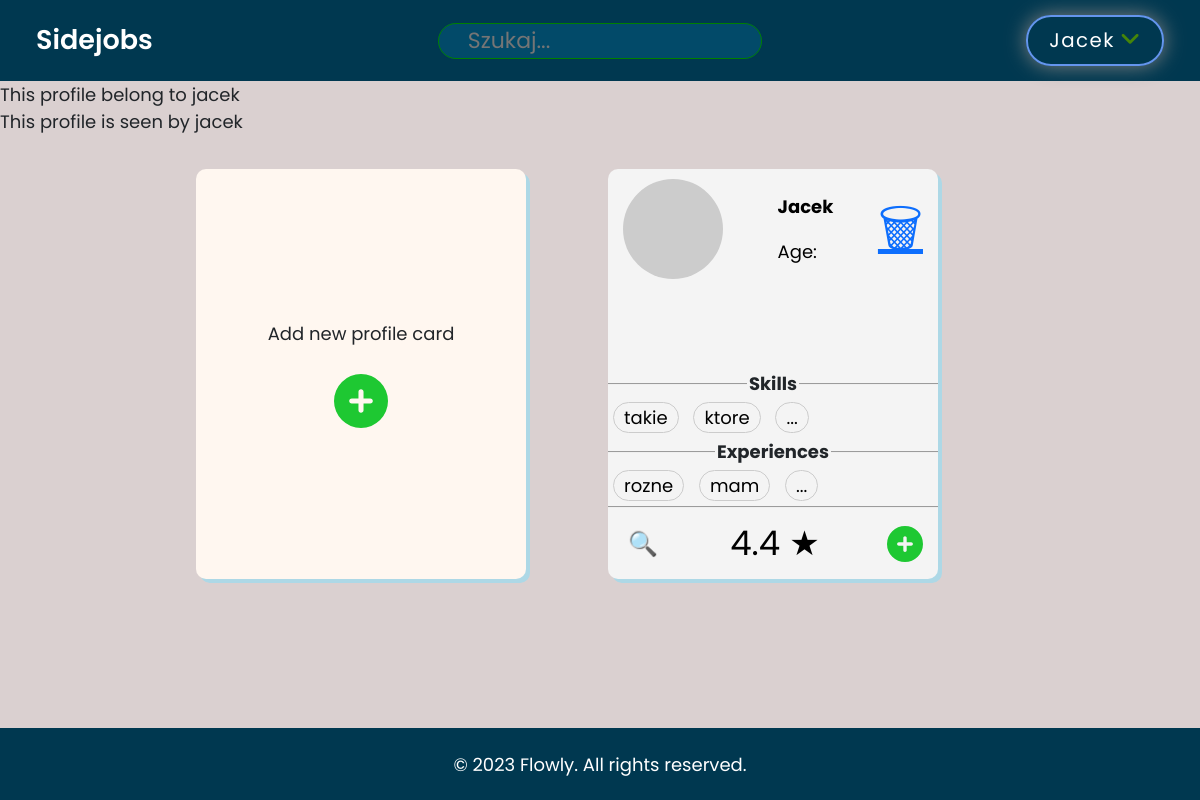
The app's page /profile/2 (signed in) with its own data.
### accounts/models.py (models this page shows, shortened)
class Card(models.Model):
    user = models.ForeignKey(User, on_delete=models.CASCADE)
    subscribers = models.ManyToManyField(User, related_name='subscribed_cards', blank=True)
    WORK_TYPE_CHOICES = (
        ('Godzinowa', 'Godzinowa'),
        ('Zlecenie', 'Zlecenie'),
    )
    CARD_TYPE_CHOICES = (
        ('looking_for_job', 'Szukam pracy'),
        ('looking_for_worker', 'Szukam pracownika'),
    )
    card_type = models.CharField(max_length=20, choices=CARD_TYPE_CHOICES)
    work_type = models.CharField(max_length=20, choices=WORK_TYPE_CHOICES)
    needed_workers = models.PositiveIntegerField(null=True, blank=True)
    CURRENCY_CHOICES = (
        ('PLN', 'PLN'),
        ('USD', 'USD'),
        ('EUR', 'EUR'),
    )
    job_name = models.CharField(max_length=100, blank=True, null=True, help_text="Tylko jeśli szukasz pracowników")
    rate = models.DecimalField(max_digits=10, decimal_places=2)
    currency = models.CharField(max_length=3, choices=CURRENCY_CHOICES)
    skills = models.TextField(help_text="Umiejętności (oddzielone przecinkami)")
    experiences = models.TextField(help_text="Doświadczenie (oddzielone przecinkami)")
    description = models.TextField(max_length=5000)
    created_at = models.DateTimeField(auto_now_add=True)

### accounts/views.py (the view)
# urls.py: path('profile/<str:pk>', views.profilePage, name='profile'),
@login_required(login_url='login')
def profilePage(request, pk):
    try:
        user = User.objects.get(id=pk)
    except User.DoesNotExist:
        return redirect('home')
    is_superuser = user.is_superuser
    user_cards = Card.objects.filter(user_id=pk)
    for card in user_cards:
        card.experiences_list = card.experiences.split(',')
        card.skills_list = card.skills.split(',')
    context= {'user': user, 'is_superuser': is_superuser, 'user_cards': user_cards}
    return render(request, 'accounts/profile.html', context)

### accounts/templates/accounts/profile.html (shortened to what this page needs)
{% extends 'accounts/main.html' %}
{% load static %}
{% block header %}
{% include 'accounts/header.html' %}
{% endblock %}
{% block content %}
<p>This profile belong to {{ user.first_name }}</p>
<p>This profile is seen by {{ request.user.first_name}}</p>
<div class="grid">
    {% if request.user.is_authenticated and request.user == user %}
    <div class="col">
        <div class="profile-card">
            <div>Add new profile card</div>
            <br>
            <a class="create-card-plus" href="{% url 'createcard' %}">
            </a>
        </div>
    </div>
    {% endif %}
    {% if user_cards %}
        {% for card in user_cards %}
            <div class="col">
                <div class="user-card">
                    <div class="top">
                        {% if card.card_type == 'looking_for_worker' %}
                            <div class="top-text">{{ card.job_name|capfirst }}</div>
                        {% else %}
                            <div class="profile-image"></div>
                            <div class="name-age space">
                                <div class="top-text">{{ user.first_name|capfirst }}</div>
                                <div>Age: </div>
                            </div>
                        {% endif %}
                        <a href="{% url 'confirm_delete_card' card_id=card.id%}">
                            <div class="trash-icon">&#128465;</div>
                        </a>
                    </div>
                    <div class="middle">
                      <fieldset class="fieldset-skills">
                        <legend>Skills</legend>
                        <div class="pill-container skill-container">
                            {% for skill in card.skills_list %}
                                <div class="pill skill">{{ skill }}</div>
                            {% endfor %}
                        </div>
                      </fieldset>
                      <fieldset class="fieldset-experiences">
                        <legend>Experiences</legend>
                        <div class="pill-container experience-container">
                            {% for experience in card.experiences_list %}
                                <div class="pill experience">{{ experience }}</div>
                            {% endfor %}
                        </div>
                      </fieldset>
                    </div>
                    <div class="bottom">
                        <div class="lupe-icon">&#128269;</div>
                        <div class="rating-icon">4.4 &#9733;</div>
                        <a href="{% url 'home' %}">
                        </a>
                    </div>
                  </div>
            </div>
        {% endfor %}
    {% endif %}
</div>
{% endblock content %}

### accounts/templates/accounts/header.html (shortened to what this page needs)
<header>
    <p class="logo"><a href="{% url 'home' %}">Sidejobs</a></p>
    <form class="search-bar">
        <input id="search" type="search" placeholder="Szukaj..." autofocus required />
    </form>
    {% if request.user.is_authenticated %}
        <div class="menu">
            <div class="user-profile-button">
                <div class="toggle-btn">
                    <span>{{ request.user.first_name }}</span>
                    <i class="fa-solid fa-light fa-angle-down fa-lg"></i>
                </div>
            </div>
        </div>
    {% else %}
        <div class="user-profile-button"><a href="{% url 'login' %}">Login</a></div>
    {% endif %}
</header>

### static/css/main.css (style rules this page uses)
* { margin: 0; box-sizing: border-box; font-size: 18px; }
body { font-family: "Poppins", sans-serif; position: relative; background-color: #dad0d0; min-height: 100vh; display: flex; flex-direction: column; }
header { position: relative; width: 100%; height: 4.5rem; background-color: #003850; display: flex; align-items: center; justify-content: center; z-index: 10; padding-left: 2rem; padding-right: 2rem; }
.profile-card { display: flex; flex-direction: column; align-items: center; justify-content: center; background-color: #FFF7F0; width: 330px; height: 410px; border-radius: 10px; box-shadow: 4px 4px lightblue; }
.profile-card a { text-decoration: none; }
p { margin: 0; }
.logo { position: relative; font-size: 1.5rem; color: #FFFFFF; text-decoration: none; font-weight: 600; }
.logo a { all: unset; cursor: pointer; }
.toggle-btn span { font-size: 1.1rem; color: #FFFFFF; font-weight: 400; letter-spacing: 0.08rem; text-transform: capitalize; }
.search-bar { position: absolute; top: 50%; left: 50%; transform: translate(-50%, -50%); width: 18rem; background: #024a69; border-radius: 25px; }
.search-bar input, button { height: 2rem; font-family: "Poppins", sans-serif; border: solid 1px green; border-radius: 25px; color: #FFFFFF; font-size: 1.8rem; }
.search-bar input[type=search] { width: 100%; font-size: 22px; background: #024a69; padding: 0 1.6rem; transition: 0.5s cubic-bezier(0, 0, 0.43, 1.49); z-index: 1; position: relative; outline: none; }
.search-bar input:not(:placeholder-shown) { border-radius: 25px 0 0 25px; width: 85%; }
.user-profile-button { border: 2px solid cornflowerblue; color: #458509; position: relative; cursor: pointer; text-decoration: none; padding: 0.5rem 1.2rem; border-radius: 25px; transition: background-color 0.8s, color 0.5s; box-shadow: 0 0 20px grey; letter-spacing: 0.03rem; }
.grid { display: block; padding: 16px; display: grid; grid-gap: 16px; margin-left: 10rem; margin-right: 10rem; margin-bottom: 3rem; margin-top: 1rem; }
@media (min-width: 910px) { .fieldset-dashboard, .grid { grid-template-columns: repeat(2, 1fr); } }
.user-card { width: 330px; height: 410px; background-color: #f4f4f4; border-radius: 10px; overflow: hidden; display: flex; flex-direction: column; box-shadow: 4px 4px lightblue; }
.top { display: flex; position: relative; align-items: center; justify-content: space-between; color: black; padding: 10px 15px; flex: 30%; }
.profile-image { width: 100px; height: 100px; border-radius: 50%; background-color: #ccc; margin-right: 10px; }
.trash-icon { font-size: 50px; cursor: pointer; }
.middle { display: flex; flex-direction: column; align-items: center; justify-content:flex-end; box-sizing: border-box; flex: 55%; }
.fieldset-skills { padding: 0; width: 100%; border-bottom: none; }
.top-text { font-weight: bold; padding-bottom: 1rem; }
fieldset, legend { all: revert; }
.fieldset-experiences { padding: 0; width: 100%; }
.fieldset-skills legend { margin: 0; font-weight: bold; text-align: center; }
.fieldset-experiences legend { margin: 0; font-weight: bold; text-align: center; }
.bottom { display: flex; align-items: center; justify-content: space-between; color: black; padding: 10px 15px; flex: 15%; }
.lupe-icon { font-size: 24px; margin: 0 5px; }
.rating-icon { font-size: 34px; margin: 0 5px; }
.pill { padding: 1px 10px; border: 1px solid #ccc; border-radius: 20px; margin: 5px; color: black; display: inline-block; }

### accounts/templates/accounts/profile.html (style rules this page uses)
svg { fill:#1ec832 }

### records on screen
Card: skills_list "takie" "ktore", experiences_list "rozne" "mam"

### other values on screen
{{ request.user.first_name }} "Jacek"
{{ user.first_name }} "jacek"
{{ request.user.first_name }} "jacek"
{{ user.first_name|capfirst }} "Jacek"
